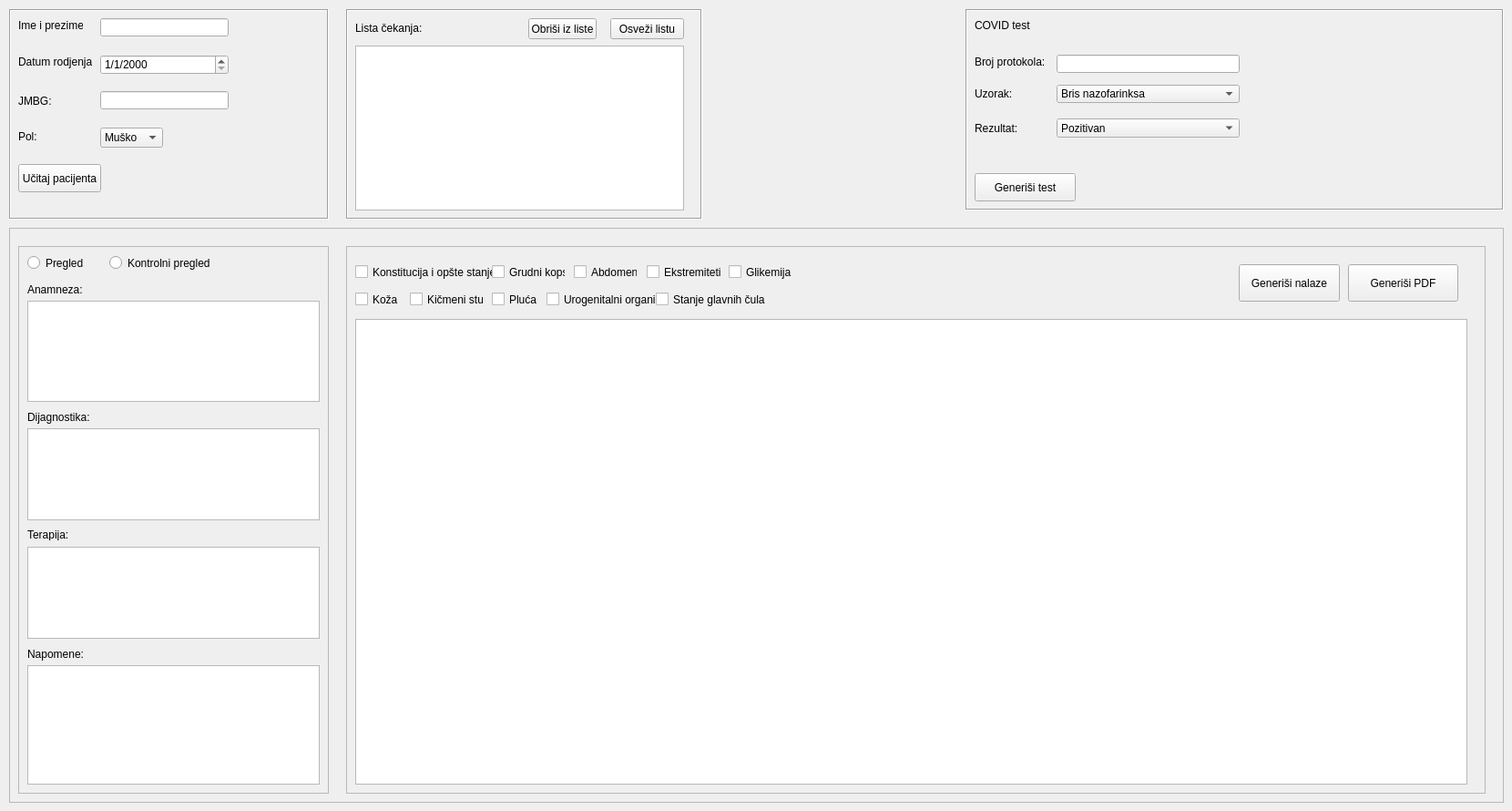
    <widget class="QWidget" name="tab">
     <attribute name="title">
      <string>Pregled</string>
     </attribute>
     <widget class="QLabel" name="label">
      <property name="geometry">
       <rect>
        <x>20</x>
        <y>20</y>
        <width>71</width>
        <height>16</height>
       </rect>
      </property>
      <property name="text">
       <string>Ime i prezime:</string>
      </property>
     </widget>
     <widget class="QLineEdit" name="ImePrezime">
      <property name="geometry">
       <rect>
        <x>110</x>
        <y>20</y>
        <width>141</width>
        <height>20</height>
       </rect>
      </property>
     </widget>
     <widget class="QFrame" name="frame">
      <property name="geometry">
       <rect>
        <x>10</x>
        <y>10</y>
        <width>351</width>
        <height>231</height>
       </rect>
      </property>
      <property name="frameShape">
       <enum>QFrame::Box</enum>
      </property>
      <property name="frameShadow">
       <enum>QFrame::Sunken</enum>
      </property>
      <widget class="QLabel" name="label_5">
       <property name="geometry">
        <rect>
         <x>10</x>
         <y>130</y>
         <width>47</width>
         <height>20</height>
        </rect>
       </property>
       <property name="text">
        <string>Pol:</string>
       </property>
      </widget>
      <widget class="QComboBox" name="Pol">
       <property name="geometry">
        <rect>
         <x>100</x>
         <y>130</y>
         <width>69</width>
         <height>22</height>
        </rect>
       </property>
       <item>
        <property name="text">
         <string>Muško</string>
        </property>
       </item>
       <item>
        <property name="text">
         <string>Žensko</string>
        </property>
       </item>
      </widget>
      <widget class="QPushButton" name="Ucitaj">
       <property name="geometry">
        <rect>
         <x>10</x>
         <y>170</y>
         <width>91</width>
         <height>31</height>
        </rect>
       </property>
       <property name="text">
        <string>Učitaj pacijenta</string>
       </property>
      </widget>
      <widget class="QLabel" name="label_3">
       <property name="geometry">
        <rect>
         <x>10</x>
         <y>90</y>
         <width>47</width>
         <height>21</height>
        </rect>
       </property>
       <property name="text">
        <string>JMBG:</string>
       </property>
      </widget>
      <widget class="QLineEdit" name="JMBG">
       <property name="geometry">
        <rect>
         <x>100</x>
         <y>90</y>
         <width>141</width>
         <height>20</height>
        </rect>
       </property>
      </widget>
      <widget class="QLabel" name="label_2">
       <property name="geometry">
        <rect>
         <x>10</x>
         <y>50</y>
         <width>81</width>
         <height>16</height>
        </rect>
       </property>
       <property name="text">
        <string>Datum rodjenja:</string>
       </property>
      </widget>
      <widget class="QDateEdit" name="DatumRodjenja">
       <property name="geometry">
        <rect>
         <x>100</x>
         <y>50</y>
         <width>141</width>
         <height>22</height>
        </rect>
       </property>
       <property name="locale">
        <locale language="Serbian" country="Serbia"/>
       </property>
       <property name="currentSection">
        <enum>QDateTimeEdit::DaySection</enum>
       </property>
       <property name="displayFormat">
        <string>d/M/yyyy</string>
       </property>
      </widget>
     </widget>
     <widget class="QFrame" name="frame_2">
      <property name="geometry">
       <rect>
        <x>10</x>
        <y>250</y>
        <width>1641</width>
        <height>631</height>
       </rect>
      </property>
      <property name="frameShape">
       <enum>QFrame::StyledPanel</enum>
      </property>
      <property name="frameShadow">
       <enum>QFrame::Sunken</enum>
      </property>
      <widget class="QTextEdit" name="IspisNalaza">
       <property name="geometry">
        <rect>
         <x>380</x>
         <y>100</y>
         <width>1221</width>
         <height>511</height>
        </rect>
       </property>
      </widget>
      <widget class="QCheckBox" name="konstitucija">
       <property name="geometry">
        <rect>
         <x>380</x>
         <y>40</y>
         <width>161</width>
         <height>17</height>
        </rect>
       </property>
       <property name="text">
        <string>Konstitucija i opšte stanje</string>
       </property>
      </widget>
      <widget class="QCheckBox" name="koza">
       <property name="geometry">
        <rect>
         <x>380</x>
         <y>70</y>
         <width>70</width>
         <height>17</height>
        </rect>
       </property>
       <property name="text">
        <string>Koža</string>
       </property>
      </widget>
      <widget class="QCheckBox" name="kicmeni">
       <property name="geometry">
        <rect>
         <x>440</x>
         <y>70</y>
         <width>81</width>
         <height>17</height>
        </rect>
       </property>
       <property name="text">
        <string>Kičmeni stub</string>
       </property>
      </widget>
      <widget class="QCheckBox" name="grudnikops">
       <property name="geometry">
        <rect>
         <x>530</x>
         <y>40</y>
         <width>81</width>
         <height>17</height>
        </rect>
       </property>
       <property name="text">
        <string>Grudni kops</string>
       </property>
      </widget>
      <widget class="QCheckBox" name="pluca">
       <property name="geometry">
        <rect>
         <x>530</x>
         <y>70</y>
         <width>70</width>
         <height>17</height>
        </rect>
       </property>
       <property name="text">
        <string>Pluća</string>
       </property>
      </widget>
      <widget class="QCheckBox" name="abdomen">
       <property name="geometry">
        <rect>
         <x>620</x>
         <y>40</y>
         <width>70</width>
         <height>17</height>
        </rect>
       </property>
       <property name="text">
        <string>Abdomen</string>
       </property>
      </widget>
      <widget class="QCheckBox" name="urogenitalni">
       <property name="geometry">
        <rect>
         <x>590</x>
         <y>70</y>
         <width>121</width>
         <height>17</height>
        </rect>
       </property>
       <property name="text">
        <string>Urogenitalni organi</string>
       </property>
      </widget>
      <widget class="QCheckBox" name="ekstremiteti">
       <property name="geometry">
        <rect>
         <x>700</x>
         <y>40</y>
         <width>91</width>
         <height>17</height>
        </rect>
       </property>
       <property name="text">
        <string>Ekstremiteti</string>
       </property>
      </widget>
      <widget class="QCheckBox" name="stanjeglavnihcula">
       <property name="geometry">
        <rect>
         <x>710</x>
         <y>70</y>
         <width>121</width>
         <height>17</height>
        </rect>
       </property>
       <property name="text">
        <string>Stanje glavnih čula</string>
       </property>
      </widget>
      <widget class="QFrame" name="frame_3">
       <property name="geometry">
        <rect>
         <x>370</x>
         <y>20</y>
         <width>1251</width>
         <height>601</height>
        </rect>
       </property>
       <property name="frameShape">
        <enum>QFrame::StyledPanel</enum>
       </property>
       <property name="frameShadow">
        <enum>QFrame::Sunken</enum>
       </property>
       <widget class="QPushButton" name="GenerisiNalaze">
        <property name="geometry">
         <rect>
          <x>980</x>
          <y>20</y>
          <width>111</width>
          <height>41</height>
         </rect>
        </property>
        <property name="text">
         <string>Generiši nalaze</string>
        </property>
       </widget>
       <widget class="QPushButton" name="generisiPDF">
        <property name="geometry">
         <rect>
          <x>1100</x>
          <y>20</y>
          <width>121</width>
          <height>41</height>
         </rect>
        </property>
        <property name="text">
         <string>Generiši PDF</string>
        </property>
       </widget>
       <widget class="QCheckBox" name="Glikemija">
        <property name="geometry">
         <rect>
          <x>420</x>
          <y>20</y>
          <width>70</width>
          <height>17</height>
         </rect>
        </property>
        <property name="text">
         <string>Glikemija</string>
        </property>
       </widget>
      </widget>
      <widget class="QFrame" name="frame_4">
       <property name="geometry">
        <rect>
         <x>10</x>
         <y>20</y>
         <width>341</width>
         <height>601</height>
        </rect>
       </property>
       <property name="frameShape">
        <enum>QFrame::StyledPanel</enum>
       </property>
       <property name="frameShadow">
        <enum>QFrame::Sunken</enum>
       </property>
       <widget class="QLabel" name="Anamneza">
        <property name="geometry">
         <rect>
          <x>10</x>
          <y>40</y>
          <width>61</width>
          <height>16</height>
         </rect>
        </property>
        <property name="text">
         <string>Anamneza:</string>
        </property>
       </widget>
       <widget class="QTextEdit" name="Dijagnostika">
        <property name="geometry">
         <rect>
          <x>10</x>
          <y>200</y>
          <width>321</width>
          <height>101</height>
         </rect>
        </property>
       </widget>
       <widget class="QLabel" name="label_4">
        <property name="geometry">
         <rect>
          <x>10</x>
          <y>180</y>
          <width>71</width>
          <height>16</height>
         </rect>
        </property>
        <property name="text">
         <string>Dijagnostika:</string>
        </property>
       </widget>
       <widget class="QLabel" name="label_7">
        <property name="geometry">
         <rect>
          <x>10</x>
          <y>310</y>
          <width>47</width>
          <height>13</height>
         </rect>
        </property>
        <property name="text">
         <string>Terapija:</string>
        </property>
       </widget>
       <widget class="QTextEdit" name="Terapija">
        <property name="geometry">
         <rect>
          <x>10</x>
          <y>330</y>
          <width>321</width>
          <height>101</height>
         </rect>
        </property>
       </widget>
       <widget class="QLabel" name="label_8">
        <property name="geometry">
         <rect>
          <x>10</x>
          <y>440</y>
          <width>61</width>
          <height>16</height>
         </rect>
        </property>
        <property name="text">
         <string>Napomene:</string>
        </property>
       </widget>
       <widget class="QPlainTextEdit" name="Napomene">
        <property name="geometry">
         <rect>
          <x>10</x>
          <y>460</y>
          <width>321</width>
          <height>131</height>
         </rect>
        </property>
       </widget>
       <widget class="QTextEdit" name="Anamnezatxt">
        <property name="geometry">
         <rect>
          <x>10</x>
          <y>60</y>
          <width>321</width>
          <height>111</height>
         </rect>
        </property>
       </widget>
       <widget class="QRadioButton" name="Pregled">
        <property name="geometry">
         <rect>
          <x>10</x>
          <y>10</y>
          <width>82</width>
          <height>17</height>
         </rect>
        </property>
        <property name="text">
         <string>Pregled</string>
        </property>
       </widget>
       <widget class="QRadioButton" name="Kontrolni">
        <property name="geometry">
         <rect>
          <x>100</x>
          <y>10</y>
          <width>111</width>
          <height>17</height>
         </rect>
        </property>
        <property name="text">
         <string>Kontrolni pregled</string>
        </property>
       </widget>
      </widget>
      <zorder>frame_4</zorder>
      <zorder>frame_3</zorder>
      <zorder>IspisNalaza</zorder>
      <zorder>konstitucija</zorder>
      <zorder>koza</zorder>
      <zorder>kicmeni</zorder>
      <zorder>grudnikops</zorder>
      <zorder>pluca</zorder>
      <zorder>abdomen</zorder>
      <zorder>urogenitalni</zorder>
      <zorder>ekstremiteti</zorder>
      <zorder>stanjeglavnihcula</zorder>
     </widget>
     <widget class="QFrame" name="frame_5">
      <property name="geometry">
       <rect>
        <x>380</x>
        <y>10</y>
        <width>391</width>
        <height>231</height>
       </rect>
      </property>
      <property name="frameShape">
       <enum>QFrame::Box</enum>
      </property>
      <property name="frameShadow">
       <enum>QFrame::Sunken</enum>
      </property>
      <widget class="QLabel" name="label_10">
       <property name="geometry">
        <rect>
         <x>10</x>
         <y>10</y>
         <width>81</width>
         <height>21</height>
        </rect>
       </property>
       <property name="text">
        <string>Lista čekanja:</string>
       </property>
      </widget>
      <widget class="QPushButton" name="Obrisi">
       <property name="geometry">
        <rect>
         <x>200</x>
         <y>10</y>
         <width>75</width>
         <height>23</height>
        </rect>
       </property>
       <property name="text">
        <string>Obriši iz liste</string>
       </property>
      </widget>
      <widget class="QPushButton" name="OsveziCekanje">
       <property name="geometry">
        <rect>
         <x>290</x>
         <y>10</y>
         <width>81</width>
         <height>23</height>
        </rect>
       </property>
       <property name="text">
        <string>Osveži listu</string>
       </property>
      </widget>
      <widget class="QListWidget" name="IspisCekanja">
       <property name="geometry">
        <rect>
         <x>10</x>
         <y>40</y>
         <width>361</width>
         <height>181</height>
        </rect>
       </property>
      </widget>
     </widget>
     <widget class="QFrame" name="frame_7">
      <property name="geometry">
       <rect>
        <x>1060</x>
        <y>10</y>
        <width>591</width>
        <height>221</height>
       </rect>
      </property>
      <property name="frameShape">
       <enum>QFrame::Box</enum>
      </property>
      <property name="frameShadow">
       <enum>QFrame::Sunken</enum>
      </property>
      <widget class="QLabel" name="label_11">
       <property name="geometry">
        <rect>
         <x>10</x>
         <y>10</y>
         <width>81</width>
         <height>16</height>
        </rect>
       </property>
       <property name="text">
        <string>COVID test</string>
       </property>
      </widget>
      <widget class="QLabel" name="label_12">
       <property name="geometry">
        <rect>
         <x>10</x>
         <y>50</y>
         <width>81</width>
         <height>16</height>
        </rect>
       </property>
       <property name="text">
        <string>Broj protokola:</string>
       </property>
      </widget>
      <widget class="QLineEdit" name="BrProtokola">
       <property name="geometry">
        <rect>
         <x>100</x>
         <y>50</y>
         <width>201</width>
         <height>20</height>
        </rect>
       </property>
      </widget>
      <widget class="QLabel" name="label_13">
       <property name="geometry">
        <rect>
         <x>10</x>
         <y>83</y>
         <width>47</width>
         <height>20</height>
        </rect>
       </property>
       <property name="text">
        <string>Uzorak:</string>
       </property>
      </widget>
      <widget class="QComboBox" name="cbUzorak">
       <property name="geometry">
        <rect>
         <x>100</x>
         <y>83</y>
         <width>201</width>
         <height>20</height>
        </rect>
       </property>
       <item>
        <property name="text">
         <string>Bris nazofarinksa</string>
        </property>
       </item>
       <item>
        <property name="text">
         <string>Bris grla</string>
        </property>
       </item>
       <item>
        <property name="text">
         <string>Bris nazofarinksa i bris grla</string>
        </property>
       </item>
      </widget>
      <widget class="QPushButton" name="GenerisiTest">
       <property name="geometry">
        <rect>
         <x>10</x>
         <y>180</y>
         <width>111</width>
         <height>31</height>
        </rect>
       </property>
       <property name="text">
        <string>Generiši test</string>
       </property>
      </widget>
      <widget class="QLabel" name="label_14">
       <property name="geometry">
        <rect>
         <x>10</x>
         <y>120</y>
         <width>61</width>
         <height>21</height>
        </rect>
       </property>
       <property name="text">
        <string>Rezultat:</string>
       </property>
      </widget>
      <widget class="QComboBox" name="cbRezultat">
       <property name="geometry">
        <rect>
         <x>100</x>
         <y>120</y>
         <width>201</width>
         <height>21</height>
        </rect>
       </property>
       <item>
        <property name="text">
         <string>Pozitivan</string>
        </property>
       </item>
       <item>
        <property name="text">
         <string>Negativan</string>
        </property>
       </item>
      </widget>
     </widget>
     <zorder>frame</zorder>
     <zorder>label</zorder>
     <zorder>ImePrezime</zorder>
     <zorder>frame_2</zorder>
     <zorder>frame_5</zorder>
     <zorder>frame_7</zorder>
    </widget>
